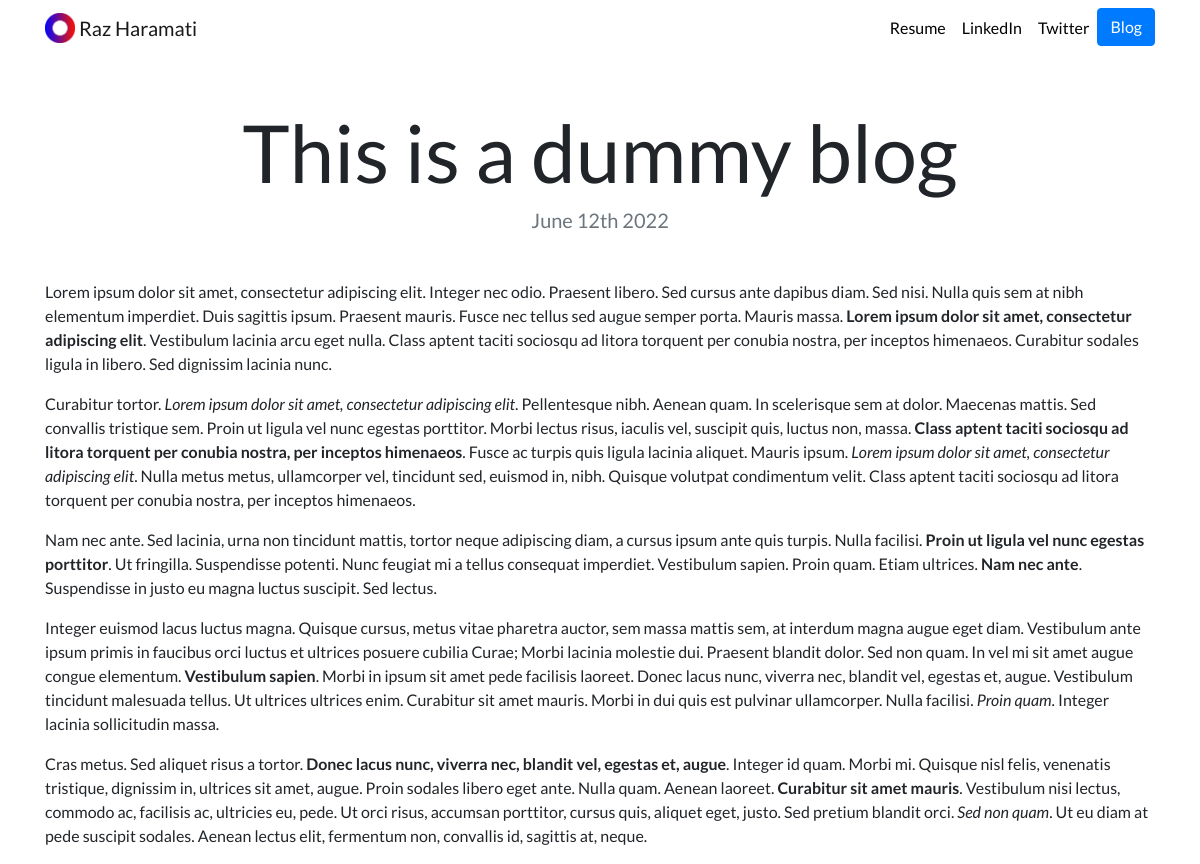
Page /blog/3/ on the committed database.
### blog/models.py (models this page shows, shortened)
class Blog(models.Model):
    title = models.CharField(max_length=200)
    description = models.TextField()
    date = models.DateField()

### blog/views.py (the view)
# urls.py: path('<int:blog_id>/', views.detail, name='detail'),
def detail(request, blog_id):
    blog = get_object_or_404(Blog, pk=blog_id)
    return render(request, 'blog/detail.html', {'blog':blog})

### blog/templates/blog/detail.html
{% extends "portfolio/base.html" %}
{% load static %}
{% block content %}
<h1 class="text-center mt-5" id="blogdetailtitle">{{ blog.title }}</h1>
<h5 class="text-center text-muted mb-5">{{ blog.date|date:'F jS Y' }}</h5>
{{ blog.description|safe }}
{% endblock %}

### portfolio/static/portfolio/custom.css (style rules this page uses)
body { font-family: 'Lato', sans-serif; }
@media (min-width: 992px) { #blogdetailtitle { font-size: 5rem; } }

### rows in the picture
Blog: title "This is a dummy blog", date "June 12th 2022", description "Lorem ipsum dolor sit amet, consectetur adipiscing elit. Integer nec odio. Praesent libero. Sed cursus ante dapibus diam. Sed nisi. Nulla quis sem at nibh elementum imperdiet. Duis sagittis ipsum. Praesent mauris. Fusce nec tellus sed augue semper porta. Mauris massa. Lorem ipsum dolor sit amet, consectetur adipiscing elit . Vestibulum lacinia arcu eget nulla. Class aptent taciti sociosqu ad litora torquent per conubia nostra, per inceptos himenaeos. Curabitur sodales ligula in libero. Sed dignissim lacinia nunc. Curabitur tortor. Lorem ipsum dolor sit amet, consectetur adipiscing elit . Pellentesque nibh. Aenean quam. In scelerisque sem at dolor. Maecenas mattis. Sed convallis tristique…"
